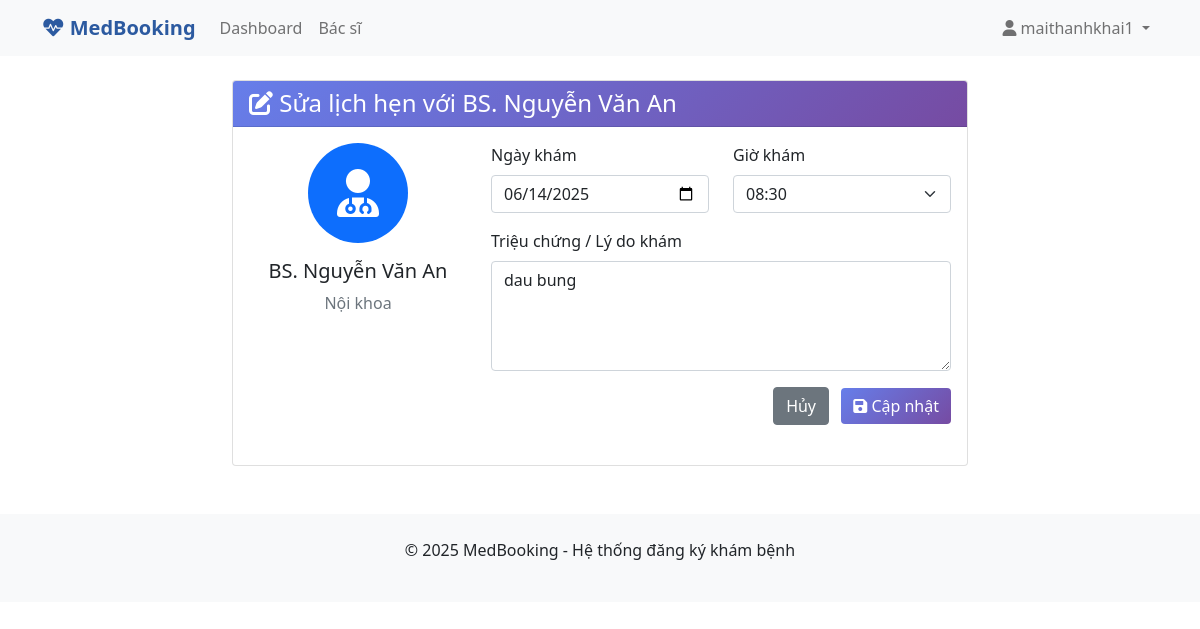
Page /user/edit_appointment/2 (signed in) on the committed database.
### app/models.py (models this page shows)
class Doctor(db.Model):
    id = db.Column(db.Integer, primary_key=True)
    name = db.Column(db.String(100), nullable=False)
    specialty = db.Column(db.String(100), nullable=False)
    phone = db.Column(db.String(20), nullable=False)
    email = db.Column(db.String(120), nullable=False)
    experience = db.Column(db.Integer, nullable=False)  # years of experience
    appointments = db.relationship('Appointment', backref='doctor', lazy=True)

class Appointment(db.Model):
    id = db.Column(db.Integer, primary_key=True)
    patient_id = db.Column(db.Integer, db.ForeignKey('user.id'), nullable=False)
    doctor_id = db.Column(db.Integer, db.ForeignKey('doctor.id'), nullable=False)
    appointment_date = db.Column(db.Date, nullable=False)
    appointment_time = db.Column(db.String(10), nullable=False)
    symptoms = db.Column(db.Text, nullable=False)
    status = db.Column(db.String(20), default='Pending')  # Pending, Confirmed, Cancelled
    created_at = db.Column(db.DateTime, default=datetime.utcnow)

### app/user/routes.py (the view, shortened to what this page needs)
@user_bp.route('/edit_appointment/<int:appointment_id>', methods=['GET', 'POST'])
def edit_appointment(appointment_id):
    if 'user_id' not in session:
        return redirect(url_for('auth.login'))
    appointment = Appointment.query.get_or_404(appointment_id)
    if appointment.patient_id != session['user_id']:
        flash('Bạn không có quyền sửa lịch hẹn này!', 'error')
        return redirect(url_for('user.dashboard'))
    return render_template('user/edit_appointment.html', appointment=appointment)

### app/templates/user/edit_appointment.html (shortened to what this page needs)
{% extends "base.html" %}
{% block content %}
<div class="row justify-content-center">
    <div class="col-md-8">
        <div class="card">
            <div class="card-header">
                <h4 class="mb-0">
                    <i class="fas fa-edit"></i> Sửa lịch hẹn với {{ appointment.doctor.name }}
                </h4>
            </div>
            <div class="card-body">
                <div class="row mb-4">
                    <div class="col-md-4 text-center">
                        <div class="bg-primary rounded-circle d-inline-flex align-items-center justify-content-center mb-3"
                             style="width: 100px; height: 100px;">
                            <i class="fas fa-user-md fa-3x text-white"></i>
                        </div>
                        <h5>{{ appointment.doctor.name }}</h5>
                        <p class="text-muted">{{ appointment.doctor.specialty }}</p>
                    </div>
                    <div class="col-md-8">
                        <form method="POST">
                            <div class="row">
                                <div class="col-md-6 mb-3">
                                    <label for="appointment_date" class="form-label">Ngày khám</label>
                                    <input type="date" class="form-control" id="appointment_date"
                                           name="appointment_date" required
                                           value="{{ appointment.appointment_date.strftime('%Y-%m-%d') }}">
                                </div>
                                <div class="col-md-6 mb-3">
                                    <label for="appointment_time" class="form-label">Giờ khám</label>
                                    <select class="form-select" id="appointment_time" name="appointment_time" required>
                                        {% for time in ['08:00', '08:30', '09:00', '09:30', '10:00', '10:30', '11:00', '11:30', '14:00', '14:30', '15:00', '15:30', '16:00', '16:30', '17:00'] %}
                                        <option value="{{ time }}" {% if appointment.appointment_time == time %}selected{% endif %}>
                                            {{ time }}
                                        </option>
                                        {% endfor %}
                                    </select>
                                </div>
                            </div>
                            <div class="mb-3">
                                <label for="symptoms" class="form-label">Triệu chứng / Lý do khám</label>
                                <textarea class="form-control" id="symptoms" name="symptoms" rows="4" required>{{ appointment.symptoms }}</textarea>
                            </div>
                            <div class="text-end">
                                <a href="{{ url_for('user.dashboard') }}" class="btn btn-secondary me-2">Hủy</a>
                                <button type="submit" class="btn btn-medical">
                                    <i class="fas fa-save"></i> Cập nhật
                                </button>
                            </div>
                        </form>
                    </div>
                </div>
            </div>
        </div>
    </div>
</div>
{% endblock %}

### app/templates/base.html (style rules this page uses)
.card-header { background: linear-gradient(135deg, #667eea 0%, #764ba2 100%); color: white; }
.btn-medical { background: linear-gradient(135deg, #667eea 0%, #764ba2 100%); border: none; color: white; }

### rows in the picture
Doctor: doctor.name "BS. Nguyễn Văn An", doctor.specialty "Nội khoa"
Appointment: appointment_date "06/14/2025", appointment_time "08:30", symptoms "dau bung"

### other values in the picture
{{ session.username }} "maithanhkhai1"
